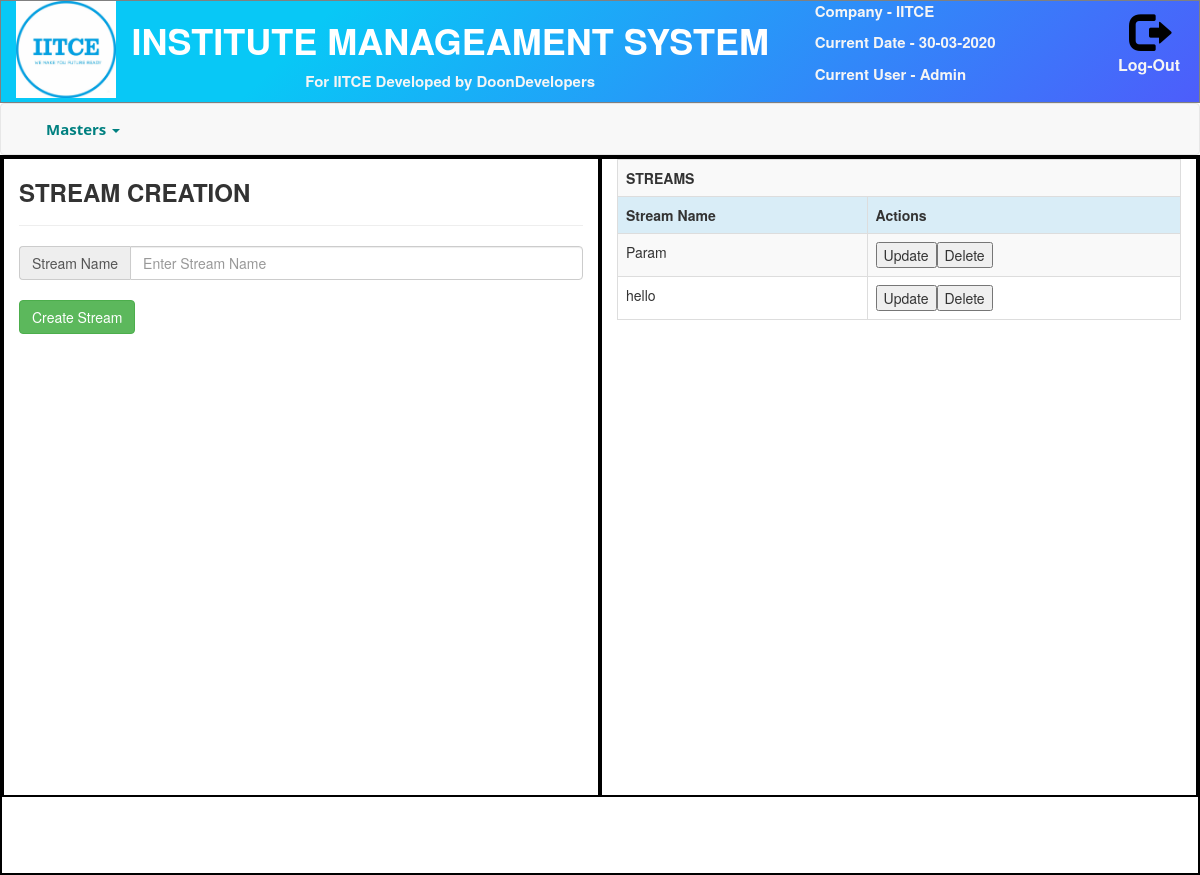
/views/streammaster.php (signed in), run on the app's committed database.
### tables this page shows
CREATE TABLE `menu` (
  `menu_id` int(10) NOT NULL,
  `menu_position` int(10) DEFAULT NULL COMMENT 'falls under wich menu contains menu_id',
  `menu_head` varchar(255) NOT NULL COMMENT 'Name of menu head',
  `menu_type` int(10) NOT NULL COMMENT '0 - main 1-dropdown',
  `link` varchar(255) NOT NULL,
  `icon` varchar(255) NOT NULL,
  `admin` int(10) NOT NULL COMMENT '0 - false  1 - true',
  `admin_manager` int(10) NOT NULL COMMENT '0 - false  1 - true',
  `subadmin` int(10) NOT NULL COMMENT '0 - false  1 - true',
  `subadmin_manager` int(10) NOT NULL COMMENT '0 - false  1 - true'
);

CREATE TABLE `streams` (
  `id` int(255) NOT NULL,
  `stream_name` varchar(255) NOT NULL
);

### library/database/config.php (called while the page is built, shortened)
<?php
    $menu = "menu";
    $streams = "streams";
?>

### library/menu_generation.php (the view, shortened to what this page needs)
<?php
    $user_access = $_SESSION['user_access'];
    include_once("../library/database/config.php");
    $sql = "SELECT * FROM $menu where $user_access = 1 AND menu_position = 0";
    $query = mysqli_query($conn, $sql);
    if ($query) {
        while($result = mysqli_fetch_assoc($query)){
            $menu_head = $result['menu_head'];
            echo '
            <li class="dropdown">
            <a href="" class="dropdown-toggle" data-toggle="dropdown" role="button" aria-haspopup="true" aria-expanded="false">'.$menu_head .' <span class="caret"></span></a>
                <ul class="dropdown-menu">
            ';
            echo '
                </ul>
            </li>
            ';
        }
    } else {
    }
?>

### library/streammaster.php (shortened to what this page needs)
<?php
    function fetchstream($call = 0)
    {
        include ("../library/database/config.php");
        $sql = "SELECT * FROM $streams ";
        $query = mysqli_query($conn, $sql);
        if ($query) {
            if (mysqli_num_rows($query) > 0) {
                while ($row = mysqli_fetch_assoc($query)) {
                    if($call == 0){
                        echo "<tr><td>".$row['stream_name']." </td><td><form method ='POST'> <button type='submit' name='update' value='".$row['id']."'>Update</button><button type='submit' name='delete' value='".$row['id']."'>Delete</button></form></td></tr>";
                    }else{
                        echo "<option value='".$row['id']."'>".$row['stream_name']."</option>";
                    }
                }
            }else{
                echo "<tr><td>NO DATA FOUND<td></tr>";
            }
        }else{
            echo "<tr><td>Error Occured<td></tr>";
        }
    }
?>

### assets/css/main.css (style rules this page uses)
nav li a { color: teal !important; font-family: 'Segoe UI', Tahoma, Geneva, Verdana, sans-serif; font-size: 15px; font-weight: 600; }

### data on the page
menu: menu_head "Masters"
streams: stream_name "Param", $row['id'] 42 (drawn)
streams: stream_name "hello", $row['id'] 43 (drawn)
